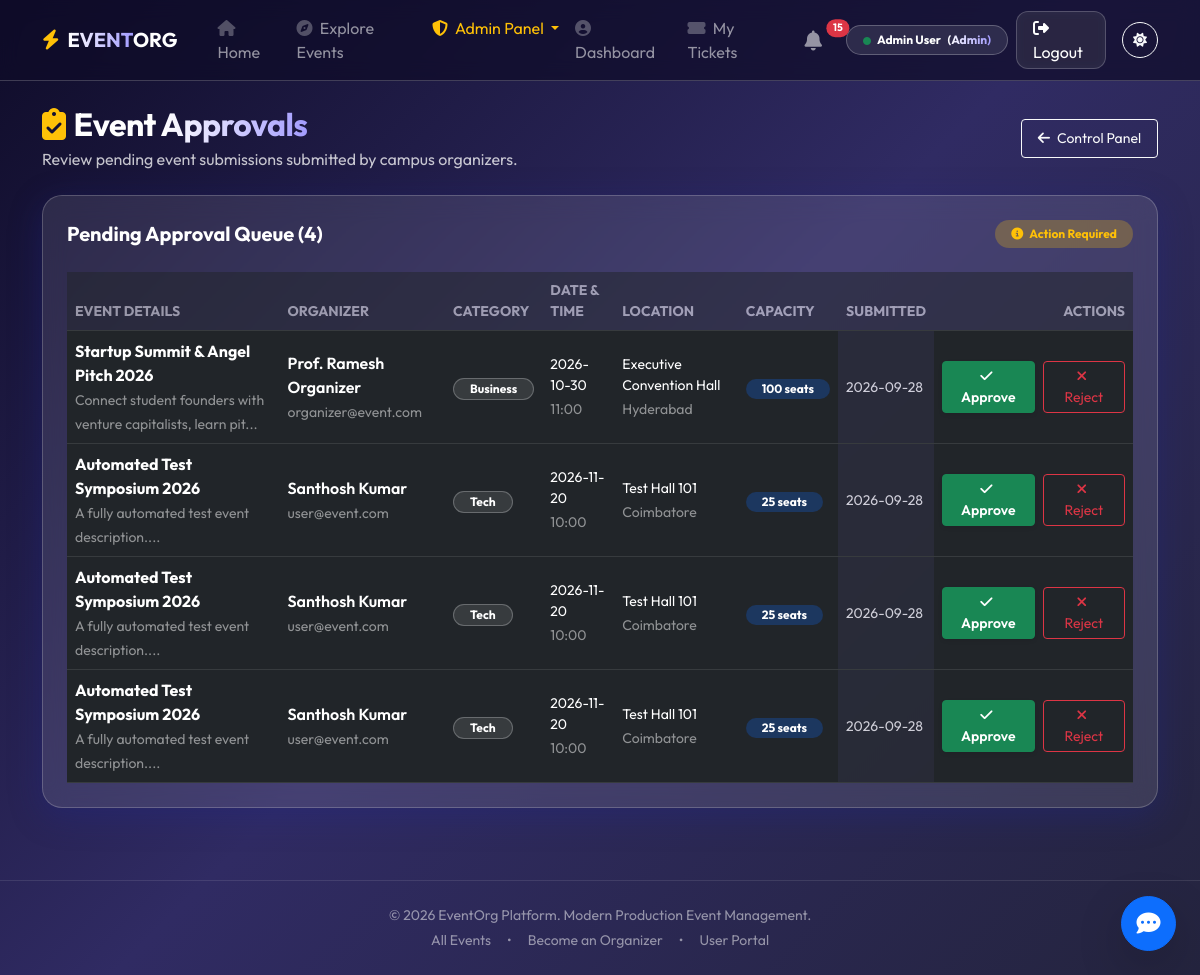
Page /admin/approvals (signed in) on the committed database.
### tables this page shows
CREATE TABLE events (
    event_id INTEGER PRIMARY KEY AUTOINCREMENT,
    title VARCHAR(200) NOT NULL,
    description TEXT,
    date DATE NOT NULL,
    time TIME NOT NULL,
    venue VARCHAR(200) NOT NULL,
    category VARCHAR(50),
    price DECIMAL(10, 2) DEFAULT 0.00,
    is_paid INTEGER DEFAULT 0,
    max_participants INT NOT NULL,
    current_participants INT DEFAULT 0,
    deadline DATETIME NOT NULL,
    image_url VARCHAR(255),
    created_at DATETIME DEFAULT CURRENT_TIMESTAMP
, organizer_id INTEGER DEFAULT 1, end_time TIME, address VARCHAR(255), city VARCHAR(100), contact_email VARCHAR(100), contact_phone VARCHAR(20), requirements TEXT, tags VARCHAR(255), status VARCHAR(30) DEFAULT 'PUBLISHED', rejection_reason TEXT);

CREATE TABLE users (
    user_id INTEGER PRIMARY KEY AUTOINCREMENT,
    name VARCHAR(100) NOT NULL,
    email VARCHAR(100) NOT NULL UNIQUE,
    password VARCHAR(255) NOT NULL,
    role TEXT DEFAULT 'user',
    created_at DATETIME DEFAULT CURRENT_TIMESTAMP
, is_active INTEGER DEFAULT 1);

### app.py (the view)
@app.route('/admin/approvals')
@role_required('admin')
def admin_approvals():
    db = get_db()
    pending_events = db.execute('''
        SELECT e.*, u.name as organizer_name, u.email as organizer_email
        FROM events e
        LEFT JOIN users u ON e.organizer_id = u.user_id
        WHERE e.status = 'PENDING_APPROVAL'
        ORDER BY e.created_at ASC
    ''').fetchall()
    db.close()
    return render_template('admin/approvals.html', events=pending_events)

### app.py (called while the page is built)
def get_db():
    db = sqlite3.connect(DATABASE)
    db.row_factory = sqlite3.Row
    db.execute("PRAGMA foreign_keys = ON;")
    return db

@app.context_processor
def inject_global_data():
    unread_count = 0
    if 'user_id' in session:
        try:
            db = get_db()
            row = db.execute(
                'SELECT COUNT(*) as cnt FROM notifications WHERE user_id = ? AND is_read = 0',
                (session['user_id'],)
            ).fetchone()
            if row:
                unread_count = row['cnt']
            db.close()
        except Exception:
            unread_count = 0
    return {
        'unread_notifications_count': unread_count,
        'current_year': datetime.now().year,
        'now_date': datetime.now().strftime('%Y-%m-%d')
    }

### templates/admin/approvals.html (shortened to what this page needs)
{% extends "base.html" %}
{% block content %}
<div class="row mb-4 align-items-center animate-fade">
    <div class="col-md-8">
        <h2 class="fw-bold mb-1">
            <i class="fas fa-clipboard-check text-warning me-2"></i>Event <span class="text-gradient">Approvals</span>
        </h2>
        <p class="opacity-75 mb-0">Review pending event submissions submitted by campus organizers.</p>
    </div>
    <div class="col-md-4 text-md-end mt-3 mt-md-0">
        <a href="/admin/dashboard" class="btn btn-outline-light btn-sm px-3 py-2">
            <i class="fas fa-arrow-left me-1"></i> Control Panel
        </a>
    </div>
</div>
<div class="glass-card p-4 animate-fade">
    <div class="d-flex justify-content-between align-items-center mb-4">
        <h5 class="fw-bold mb-0">
            Pending Approval Queue ({{ events|length }})
        </h5>
        <span class="badge bg-warning bg-opacity-25 text-warning px-3 py-2 rounded-pill small">
            <i class="fas fa-info-circle me-1"></i> Action Required
        </span>
    </div>
    {% if events %}
    <div class="table-responsive">
        <table class="table table-dark table-hover align-middle mb-0">
            <thead>
                <tr class="opacity-50 small text-uppercase">
                    <th>Event Details</th>
                    <th>Organizer</th>
                    <th>Category</th>
                    <th>Date & Time</th>
                    <th>Location</th>
                    <th>Capacity</th>
                    <th>Submitted</th>
                    <th class="text-end">Actions</th>
                </tr>
            </thead>
            <tbody>
                {% for ev in events %}
                <tr>
                    <td>
                        <strong class="text-white d-block">{{ ev.title }}</strong>
                        <span class="small opacity-50">{{ ev.description[:60] }}...</span>
                    </td>
                    <td>
                        <span class="fw-semibold d-block">{{ ev.organizer_name or 'Unknown' }}</span>
                        <span class="small opacity-50">{{ ev.organizer_email or '' }}</span>
                    </td>
                    <td>
                        <span class="badge bg-white bg-opacity-10 border border-light border-opacity-25 rounded-pill px-3 py-1">
                            {{ ev.category }}
                        </span>
                    </td>
                    <td>
                        <span class="d-block small">{{ ev.date }}</span>
                        <span class="small opacity-50">{{ ev.time }}</span>
                    </td>
                    <td>
                        <span class="d-block small">{{ ev.venue }}</span>
                        <span class="small opacity-50">{{ ev.city or 'N/A' }}</span>
                    </td>
                    <td>
                        <span class="badge bg-primary bg-opacity-25 text-white rounded-pill px-3 py-1">
                            {{ ev.max_participants }} seats
                        </span>
                    </td>
                    <td class="small opacity-75">
                        {{ ev.created_at[:10] if ev.created_at else 'Recent' }}
                    </td>
                    <td class="text-end">
                        <div class="d-flex justify-content-end gap-2">
                            <form action="/admin/event/{{ ev.event_id }}/approve" method="POST" class="d-inline">
                                <button type="submit" class="btn btn-sm btn-success px-3 fw-semibold shadow-sm" onclick="return confirm('Approve and publish this event?');">
                                    <i class="fas fa-check me-1"></i> Approve
                                </button>
                            </form>
                            <button type="button" class="btn btn-sm btn-outline-danger px-3" data-bs-toggle="modal" data-bs-target="#rejectModal{{ ev.event_id }}">
                                <i class="fas fa-times me-1"></i> Reject
                            </button>
                        </div>
                    </td>
                </tr>
                {% endfor %}
            </tbody>
        </table>
    </div>
    {% endif %}
</div>
{% endblock %}

### static/css/style.css (style rules this page uses)
:root { --glass-bg: rgba(255, 255, 255, 0.1); --glass-border: rgba(255, 255, 255, 0.2); --glass-shadow: 0 8px 32px 0 rgba(31, 38, 135, 0.37); --primary-color: #6c5ce7; --secondary-color: #a29bfe; --text-color: #ffffff; --bg-gradient: linear-gradient(135deg, #0f0c29, #302b63, #24243e); }
body { background: var(--bg-gradient); background-attachment: fixed; color: var(--text-color); font-family: 'Outfit', sans-serif; min-height: 100vh; margin: 0; overflow-x: hidden; }
.glass-card { background: var(--glass-bg); backdrop-filter: blur(12px); -webkit-backdrop-filter: blur(12px); border-radius: 20px; border: 1px solid var(--glass-border); box-shadow: var(--glass-shadow); transition: transform 0.3s ease, box-shadow 0.3s ease; }
h1, h2, h3 { font-weight: 700; letter-spacing: -0.5px; }
.text-gradient { background: linear-gradient(to right, #ffffff, #a29bfe); -webkit-background-clip: text; background-clip: text; -webkit-text-fill-color: transparent; }
.animate-fade { animation: fadeIn 0.8s ease forwards; }

### rows in the picture
events: title "Startup Summit & Angel Pitch 2026", description "Connect student founders with venture capitalists, learn pit", name "Prof. Ramesh Organizer", email "organizer@event.com", category "Business", date "2026-10-30", time "11:00", venue "Executive Convention Hall", city "Hyderabad", max_participants "100", created_at "2026-09-28"
events: title "Automated Test Symposium 2026", description "A fully automated test event description.", name "Santhosh Kumar", email "user@event.com", category "Tech", date "2026-11-20", time "10:00", venue "Test Hall 101", city "Coimbatore", max_participants "25", created_at "2026-09-28"
events: title "Automated Test Symposium 2026", description "A fully automated test event description.", name "Santhosh Kumar", email "user@event.com", category "Tech", date "2026-11-20", time "10:00", venue "Test Hall 101", city "Coimbatore", max_participants "25", created_at "2026-09-28"
events: title "Automated Test Symposium 2026", description "A fully automated test event description.", name "Santhosh Kumar", email "user@event.com", category "Tech", date "2026-11-20", time "10:00", venue "Test Hall 101", city "Coimbatore", max_participants "25", created_at "2026-09-28"

### other values in the picture
{{ unread_notifications_count }} "15"
{{ session.get('name', 'User') }} "Admin User"
{{ session.get('role', 'attendee')|capitalize }} "Admin"
{{ events|length }} "4"
